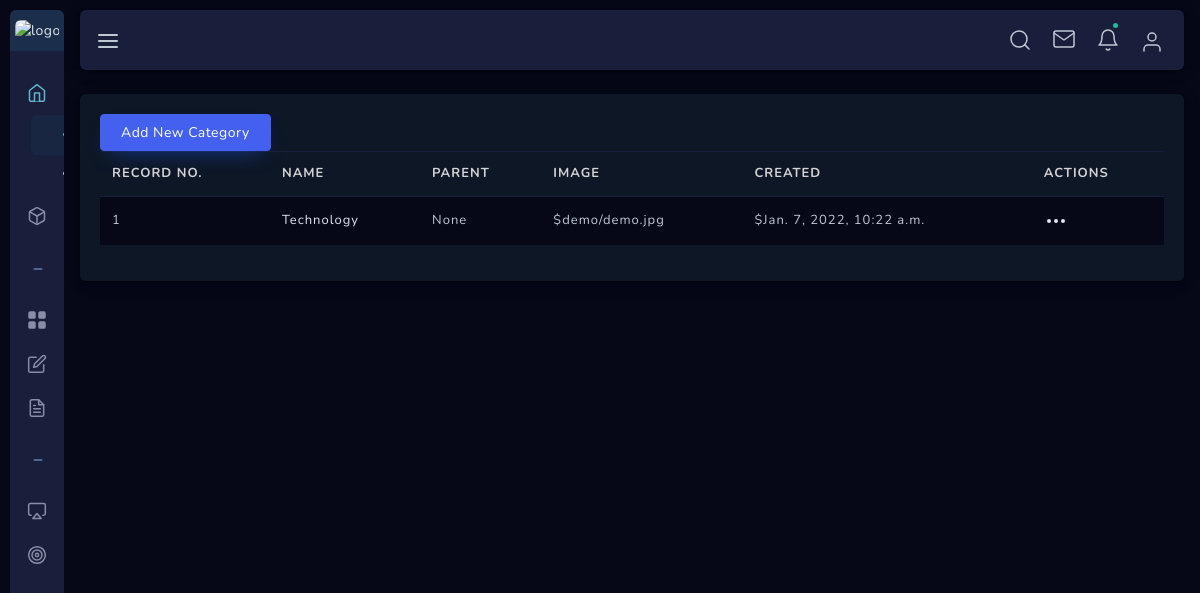
Before: /dashboard/categories/ (signed in) with the older database file.
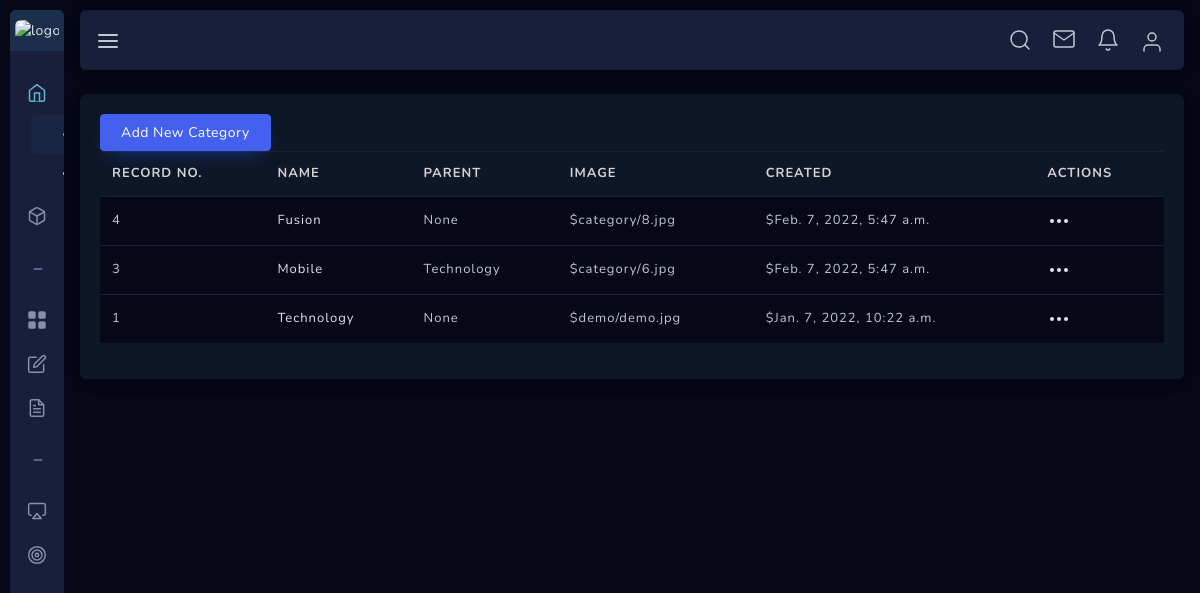
After: the same page with the newer database file.
### store/models.py (models this page shows)
class Category(models.Model):
    name = models.CharField(max_length=50, blank=False, null=False)
    image = models.ImageField(upload_to='category', default='demo/demo.jpg', blank=True, null=True)
    parent = models.ForeignKey('self', related_name='children', on_delete=models.CASCADE, blank=True, null=True)
    created = models.DateTimeField(auto_now_add=True)
    def __str__(self):
        return self.name
    class Meta:
        ordering = ['-created', ]
        verbose_name_plural = 'Categories'

### dashboard/views.py (the view)
# urls.py: path('categories/', views.CategoryListView.as_view(), name='category'),
class CategoryListView(ListView):
    model = Category
    template_name = 'dashboard/category_list.html'
    context_object_name = 'categories'

### notification/templatetags/notification.py (called while the page is built)
@register.filter
def notifications(user):
    if user.is_authenticated:
        user_obj = UserObj.objects.get(user=user)
        notification = Notification.objects.filter(userobj=user_obj, is_read=False).order_by('-id')
        if notification.exists():
            return notification
        else:
            return None
    else:
        return None

### templates/dashboard/category_list.html (shortened to what this page needs)
{% extends 'dashboard/base.html' %}
{% block body %}
    <div class="main-container sidebar-closed sbar-open" id="container">
        {% include 'dashboard/sidebar.html' %}
        <div id="content" class="main-content">
            <div class="layout-px-spacing">
                <div class="row" id="cancel-row">
                    <div class="col-xl-12 col-lg-12 col-sm-12 layout-top-spacing layout-spacing">
                        <div class="widget-content widget-content-area br-6">
                            <a class="btn btn-primary" href={% url 'dashboard:add_new_category' %}>Add New Category</a>
                            <table id="invoice-list" class="table table-hover" style="width:100%">
                                <thead>
                                    <tr>
                                        <th class="checkbox-column"> Record no. </th>
                                        <th>Name</th>
                                        <th>Parent</th>
                                        <th>Image</th>
                                        <th>Created</th>
                                        <th>Actions</th>
                                    </tr>
                                </thead>
                                <tbody>
                                {% for category in categories %}
                                    <tr>
                                        <td class="checkbox-column"> {{category.id}} </td>
                                        <td>
                                            <div class="d-flex">
                                                <p class="align-self-center mb-0 user-name"> {{category.name}} </p>
                                            </div>
                                        </td>
                                        <td><span class="inv-email"> {{category.parent}}</span></td>
                                        <td><span class="inv-date"> ${{category.image}} </span></td>
                                        <td><span class="inv-amount">${{category.created}}</span></td>
                                        <td>
                                            <div class="dropdown">
                                                <a class="dropdown-toggle" href="#" role="button" id="dropdownMenuLink2" data-toggle="dropdown" aria-haspopup="true" aria-expanded="true">
                                                </a>
                                            </div>
                                        </td>
                                    </tr>
                                {% endfor %}
                                </tbody>
                            </table>
                        </div>
                    </div>
                </div>
            </div>
        </div>
    </div>
{% endblock body %}

Changed rows visible on the page:
added Category: id "4", name "Fusion", parent "None", image "category/8.jpg", created "Feb. 7, 2022, 5:47 a.m."
added Category: id "3", name "Mobile", parent "Technology", image "category/6.jpg", created "Feb. 7, 2022, 5:47 a.m."
